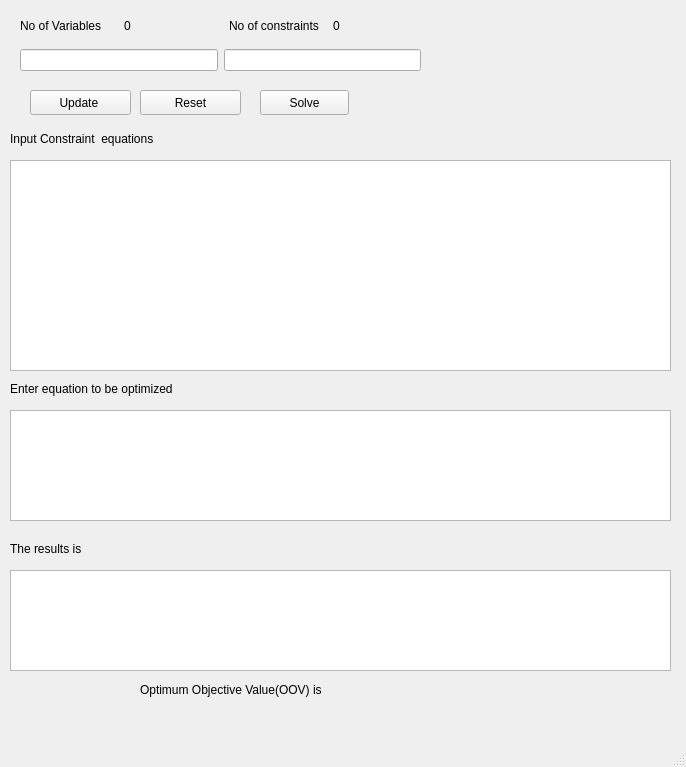
<?xml version="1.0" encoding="UTF-8"?>
<ui version="4.0">
 <class>Milp</class>
 <widget class="QMainWindow" name="Milp">
  <property name="geometry">
   <rect>
    <x>0</x>
    <y>0</y>
    <width>686</width>
    <height>767</height>
   </rect>
  </property>
  <property name="windowTitle">
   <string>MainWindow</string>
  </property>
  <widget class="QWidget" name="centralwidget">
   <widget class="QWidget" name="gridLayoutWidget">
    <property name="geometry">
     <rect>
      <x>20</x>
      <y>40</y>
      <width>401</width>
      <height>41</height>
     </rect>
    </property>
    <layout class="QGridLayout" name="gridLayout">
     <item row="0" column="0">
      <widget class="QLineEdit" name="variable_input">
       <property name="text">
        <string/>
       </property>
      </widget>
     </item>
     <item row="0" column="1">
      <widget class="QLineEdit" name="constraints_input">
       <property name="text">
        <string/>
       </property>
      </widget>
     </item>
    </layout>
   </widget>
   <widget class="QPushButton" name="update_inputs_btn">
    <property name="geometry">
     <rect>
      <x>30</x>
      <y>90</y>
      <width>101</width>
      <height>25</height>
     </rect>
    </property>
    <property name="text">
     <string>Update </string>
    </property>
   </widget>
   <widget class="QPushButton" name="reset_inputs_btn">
    <property name="geometry">
     <rect>
      <x>140</x>
      <y>90</y>
      <width>101</width>
      <height>25</height>
     </rect>
    </property>
    <property name="text">
     <string>Reset</string>
    </property>
   </widget>
   <widget class="QWidget" name="gridLayoutWidget_2">
    <property name="geometry">
     <rect>
      <x>20</x>
      <y>10</y>
      <width>411</width>
      <height>31</height>
     </rect>
    </property>
    <layout class="QGridLayout" name="gridLayout_2">
     <item row="0" column="1">
      <widget class="QLabel" name="variable_label">
       <property name="text">
        <string>0</string>
       </property>
      </widget>
     </item>
     <item row="0" column="0">
      <widget class="QLabel" name="label">
       <property name="text">
        <string>No of Variables</string>
       </property>
      </widget>
     </item>
     <item row="0" column="2">
      <widget class="QLabel" name="label_2">
       <property name="text">
        <string>No of constraints</string>
       </property>
      </widget>
     </item>
     <item row="0" column="3">
      <widget class="QLabel" name="constraints_label">
       <property name="text">
        <string>0</string>
       </property>
      </widget>
     </item>
    </layout>
   </widget>
   <widget class="QTableWidget" name="table_input">
    <property name="geometry">
     <rect>
      <x>10</x>
      <y>160</y>
      <width>661</width>
      <height>211</height>
     </rect>
    </property>
   </widget>
   <widget class="QPushButton" name="solve_btn">
    <property name="geometry">
     <rect>
      <x>260</x>
      <y>90</y>
      <width>89</width>
      <height>25</height>
     </rect>
    </property>
    <property name="text">
     <string>Solve</string>
    </property>
   </widget>
   <widget class="QTableWidget" name="table_optimize">
    <property name="geometry">
     <rect>
      <x>10</x>
      <y>410</y>
      <width>661</width>
      <height>111</height>
     </rect>
    </property>
   </widget>
   <widget class="QLabel" name="label_3">
    <property name="geometry">
     <rect>
      <x>10</x>
      <y>130</y>
      <width>231</width>
      <height>17</height>
     </rect>
    </property>
    <property name="text">
     <string>Input Constraint  equations </string>
    </property>
   </widget>
   <widget class="QLabel" name="label_4">
    <property name="geometry">
     <rect>
      <x>10</x>
      <y>380</y>
      <width>271</width>
      <height>17</height>
     </rect>
    </property>
    <property name="text">
     <string>Enter equation to be optimized</string>
    </property>
   </widget>
   <widget class="QLabel" name="result_label">
    <property name="geometry">
     <rect>
      <x>10</x>
      <y>540</y>
      <width>651</width>
      <height>17</height>
     </rect>
    </property>
    <property name="text">
     <string>The results is</string>
    </property>
   </widget>
   <widget class="QTableWidget" name="table_result">
    <property name="geometry">
     <rect>
      <x>10</x>
      <y>570</y>
      <width>661</width>
      <height>101</height>
     </rect>
    </property>
   </widget>
   <widget class="QLabel" name="oov_label">
    <property name="geometry">
     <rect>
      <x>140</x>
      <y>680</y>
      <width>521</width>
      <height>20</height>
     </rect>
    </property>
    <property name="text">
     <string>Optimum Objective Value(OOV) is </string>
    </property>
   </widget>
  </widget>
  <widget class="QMenuBar" name="menubar">
   <property name="geometry">
    <rect>
     <x>0</x>
     <y>0</y>
     <width>686</width>
     <height>22</height>
    </rect>
   </property>
  </widget>
  <widget class="QStatusBar" name="statusbar"/>
 </widget>
 <resources/>
 <connections/>
</ui>
